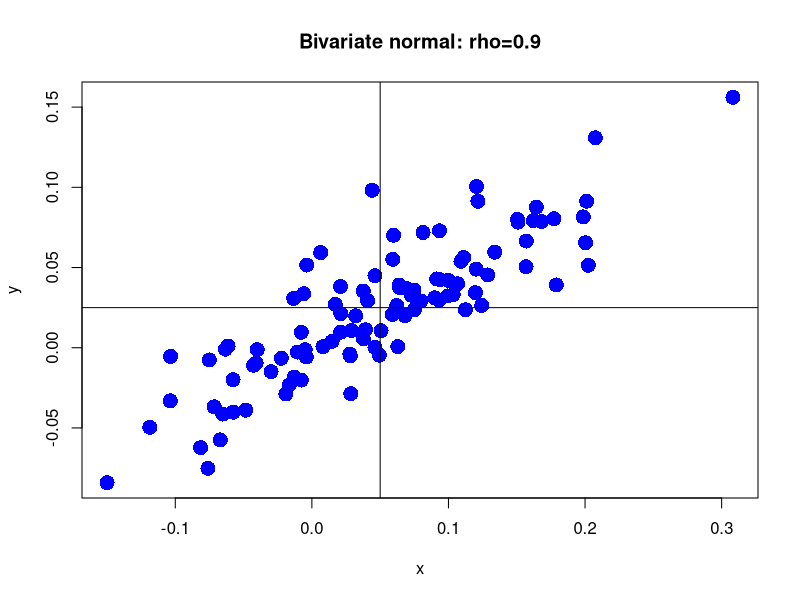
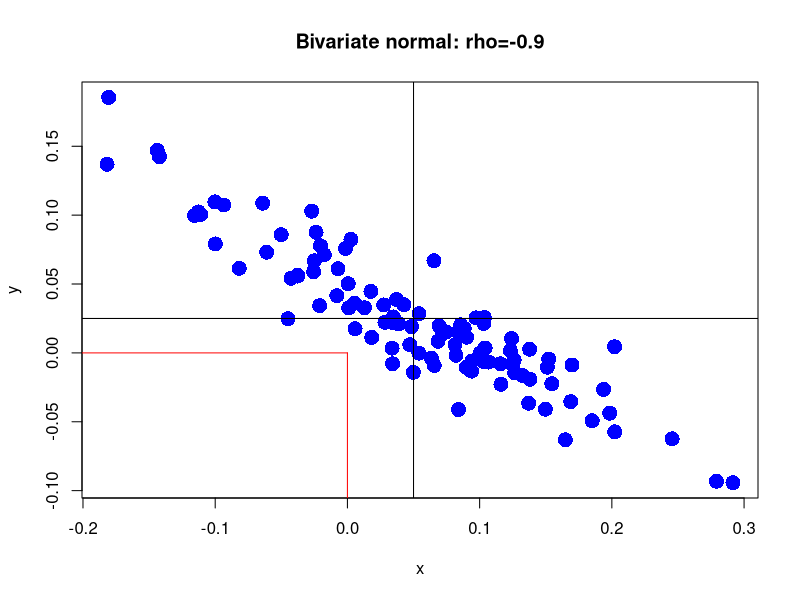
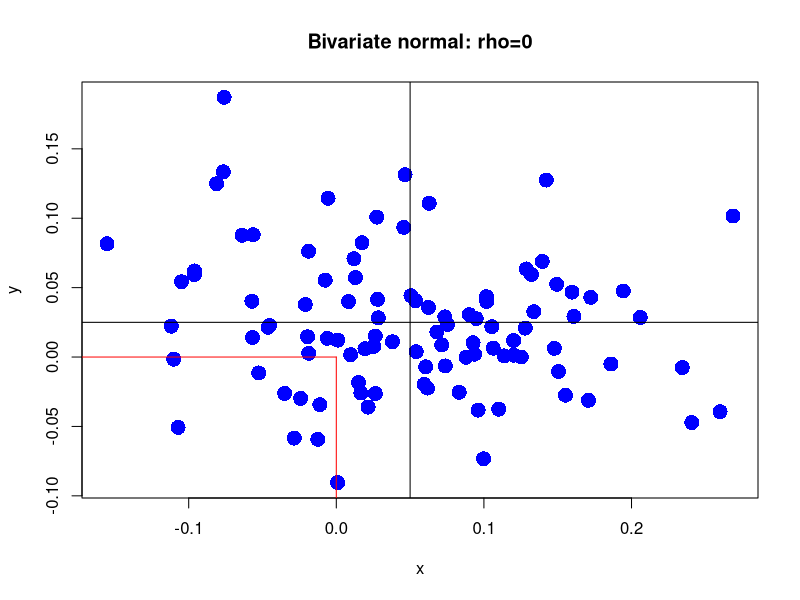

Write R code to recreate these figures, in order.

##########
# Ex. 01
##########

# Standard deviations and correlation
sig_x = 0.10
sig_y = 0.05
# Correlation (Measures direction and strength of linear relationship
# between 2 rv’s)
rho_xy = 0.9

# Covariance between X and Y (Measures direction but not strength of
# linear relationship between 2 rv’s)
sig_xy = rho_xy * sig_x * sig_y

# Covariance matrix
Sigma_xy = matrix(c(sig_x ^ 2, sig_xy, sig_xy, sig_y ^ 2), 2, 2)


##########
# Ex. 02
##########

# Load the mvtnorm package
library("mvtnorm")
# The covariance matrix (Sigma_xy) is still in your workspace

# Means
mu_x = 0.05
mu_y = 0.025

# Simulate 100 observations
set.seed(123)  # for reproducibility
xy_vals = rmvnorm(100, c(mu_x, mu_y), Sigma_xy)
head(xy_vals)


##########
# Ex. 03
##########

# Create scatterplot
plot(xy_vals[, 1], xy_vals[, 2], pch = 16, cex = 2, col = 'blue',
     main = 'Bivariate normal: rho=0.9', xlab = 'x', ylab = 'y')


##########
# Ex. 04
##########

# Add lines to indicate the theoretical central location of the point cloud
abline(h = mu_y, v = mu_x)


##########
# Ex. 05
##########

# Compute the joint probability Pr(X<0,Y<0).
pmvnorm(c(-Inf, -Inf), c(0, 0), c(mu_x, mu_y), sigma = Sigma_xy)


##########
# Ex. 06
##########

# Example of negatively correlated variables (rho_xy = -0.9)
rho_xy = -0.9
sig_xy = rho_xy * sig_x * sig_y
Sigma_xy = matrix(c(sig_x^2, sig_xy, sig_xy, sig_y^2), nrow = 2, ncol = 2)
set.seed(123)  # for reproducibility
xy_vals = rmvnorm(100, mean = c(mu_x, mu_y), sigma = Sigma_xy)
plot(xy_vals[, 1], xy_vals[, 2], pch = 16, cex = 2, col = "blue",
     main = "Bivariate normal: rho=-0.9", xlab = "x", ylab = "y")
abline(h = mu_y, v = mu_x)
segments(x0 = 0, y0 = -1e+10, x1 = 0, y1 = 0, col = "red")
segments(x0 = -1e+10, y0 = 0, x1 = 0, y1 = 0, col = "red")
pmvnorm(c(-Inf, -Inf), c(0, 0), c(mu_x, mu_y), sigma = Sigma_xy)


##########
# Ex. 07
##########

# Example of uncorrelated random variables (rho_xy = 0)
rho_xy = 0
sig_xy = rho_xy * sig_x * sig_y
Sigma_xy = matrix(c(sig_x^2, sig_xy, sig_xy, sig_y^2), nrow = 2, ncol = 2)
set.seed(123)  # for reproducibility
xy_vals = rmvnorm(100, mean = c(mu_x, mu_y), sigma = Sigma_xy)
plot(xy_vals[, 1], xy_vals[, 2], pch = 16, cex = 2, col = "blue",
     main = "Bivariate normal: rho=0", xlab = "x", ylab = "y")
abline(h = mu_y, v = mu_x)
segments(x0 = 0, y0 = -1e+10, x1 = 0, y1 = 0, col = "red")
segments(x0 = -1e+10, y0 = 0, x1 = 0, y1 = 0, col = "red")
pmvnorm(c(-Inf, -Inf), c(0, 0), c(mu_x, mu_y), sigma = Sigma_xy)


##########
# Ex. 08
##########

# Compute the joint probability Pr(X<0,Y<0) when correlation is 0.9
rho_xy = 0.9
sig_xy = rho_xy * sig_x * sig_y
Sigma_xy = matrix(c(sig_x ^ 2, sig_xy, sig_xy, sig_y ^ 2), 2, 2)
pmvnorm(c(-Inf, -Inf), c(0, 0), c(mu_x, mu_y), sigma = Sigma_xy)


##########
# Ex. 09
##########

# Compute the joint probability Pr(X<0,Y<0) when correlation is zero
rho_xy = 0
sig_xy = rho_xy * sig_x * sig_y
Sigma_xy = matrix(c(sig_x ^ 2, sig_xy, sig_xy, sig_y ^ 2), 2, 2)
pmvnorm(c(-Inf, -Inf), c(0, 0), c(mu_x, mu_y), sigma = Sigma_xy)


##########
# Ex. 10
##########

# Compute the joint probability Pr(X<0,Y<0) when correlation is -0.9
rho_xy = -0.9
sig_xy = rho_xy * sig_x * sig_y
Sigma_xy = matrix(c(sig_x ^ 2, sig_xy, sig_xy, sig_y ^ 2), 2, 2)
pmvnorm(c(-Inf, -Inf), c(0, 0), c(mu_x, mu_y), sigma = Sigma_xy)


##########
# Extra
##########

# Consider the following joint distribution of X and Y
# (X in rownames, Y in colnames)
jd_xy = matrix(c(0.1, 0.1, 0, 0.2, 0, 0.1, 0, 0.2, 0.3), 3, 3)
rownames(jd_xy) = c(1, 2, 3)
colnames(jd_xy) = c(1, 2, 3)

# Compute E[X]
P_x = rowSums(jd_xy)
X_vals = as.numeric(rownames(jd_xy))
mu_x = sum(P_x * X_vals)

# Compute E[Y]
P_y = colSums(jd_xy)
Y_vals = as.numeric(colnames(jd_xy))
mu_y = sum(P_y * Y_vals)

# Compute the variance of X
var_x = sum((X_vals - mu_x) ^ 2 * P_x)

# Compute the variance of Y
var_y = sum((Y_vals - mu_y) ^ 2 * P_y)

# Compute the standard deviation of X
stdev_x = sqrt(var_x)

# Compute the standard deviation of Y
stdev_y = sqrt(var_y)

# Compute the covariance of X and Y
cov_xy = sum((X_vals - mu_x) %*% t(Y_vals - mu_y) * jd_xy)

# Compute de correlation of X and Y
corr_xy = cov_xy / (stdev_x * stdev_y)


##########
# Extra
##########

# Let r denote the continuously compounded monthly return on Microsoft
# stock and let W0 denote initial wealth to be invested over the month.
# Assume that r∼ iid N(0.04,(0.09)2) and that W0 = $100,000. Determine
# the 1% and 5% value-at-risk (VaR) over the year on the investment.
# Hint: to answer this question, you must determine the normal distribution
# that applies to the annual (12 month) continuously compounded return.

# 0.01 quantile of normal distribution for r (annualized)
qr = qnorm(0.01, 12 * 0.04, sqrt(12) * 0.09)
# Quantile conversion (r into R)
qR = exp(qr) - 1
# Value at Risk
VaR = qR * 100000
